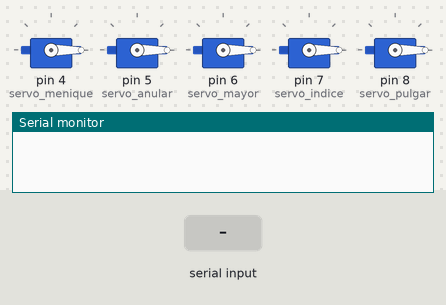
A sketch run on a simulated Arduino Uno, built with avr-gcc and run on an emulated ATmega328P. Shown: 5 × servo, the last lines printed to the serial monitor. The test bench sets the inputs (shaded band).

Above: at 1.2 s.
1.3 s: "90,45," received over Serial
At 1.9 s:
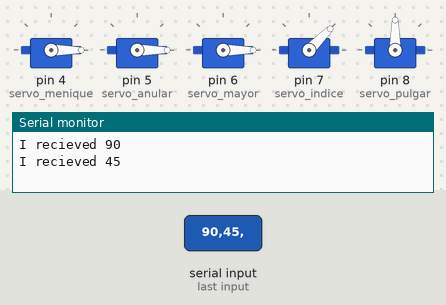
2.8 s: "30,150," received over Serial
At 3.1 s:
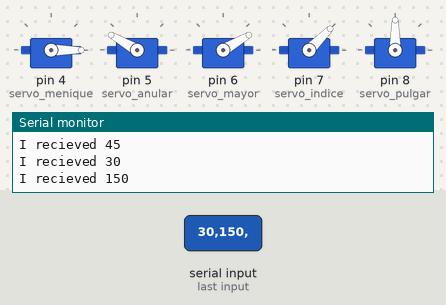
4.3 s: "200," received over Serial
At 5.3 s:
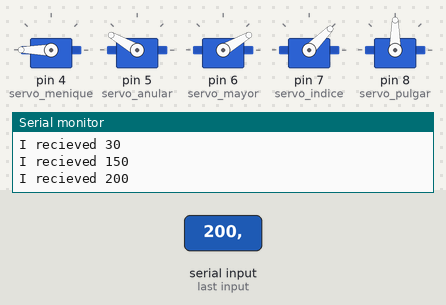
5.8 s: "5," received over Serial
At 6.4 s:
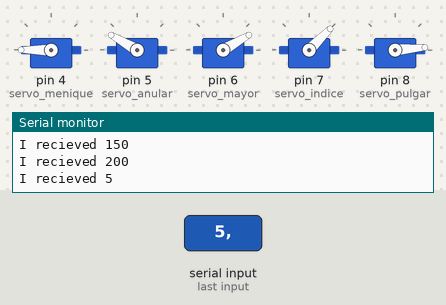
7.3 s: "90," received over Serial
At 7.6 s:
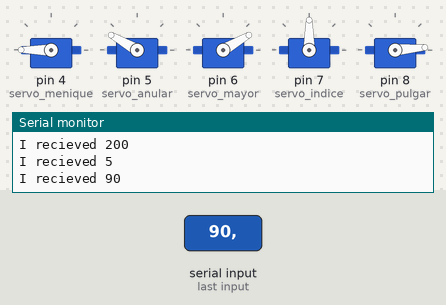
8.8 s: "90,45," received over Serial
At 10.0 s:
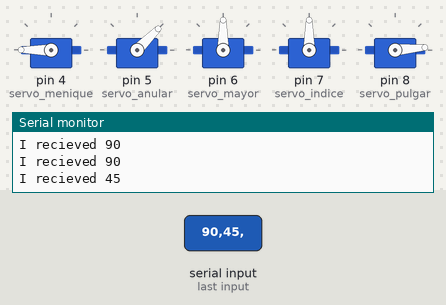
Timing chart, 0 to 11.3 s (numbered marks = the images above; inputs shaded):
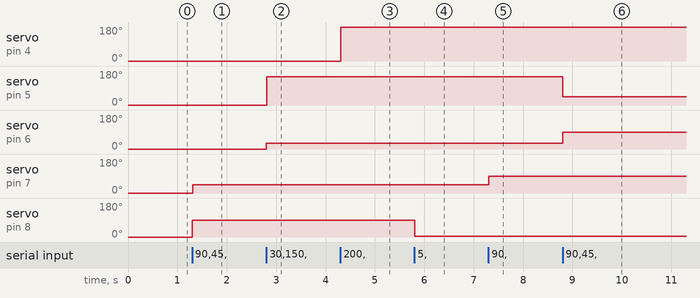

Measured:
- after the input at 1.3 s, servo on pin 7 (servo_indice): 0° → 45° at once; servo on pin 8 (servo_pulgar): 0° → 90° at once
- after the input at 2.8 s, servo on pin 5 (servo_anular): 0° → 150° at once; servo on pin 6 (servo_mayor): 0° → 30° at once
- after the input at 4.3 s, servo on pin 4 (servo_menique): 0° → 180° at once
- after the input at 5.8 s, servo on pin 8 (servo_pulgar): 90° → 5° at once
- after the input at 7.3 s, servo on pin 7 (servo_indice): 45° → 90° at once
- after the input at 8.8 s, servo on pin 5 (servo_anular): 150° → 45° at once; servo on pin 6 (servo_mayor): 30° → 90° at once

The sketch:

TestARD.ino
```cpp
#include <Servo.h>

Servo servo_menique;
Servo servo_anular;
Servo servo_mayor;
Servo servo_indice;
Servo servo_pulgar;

void setup() {
  Serial.begin(9600);
servo_menique.attach(4);
servo_anular.attach(5);
servo_mayor.attach(6);
servo_indice.attach(7);
servo_pulgar.attach(8);
}

int count = 0;
int servo[5] = {0,0,0,0,0};

void loop()
{
  String temp;
   if(Serial.available()>=1)
   {
    if (count == 5)
    {
      count = 0;
      }

    temp=Serial.readStringUntil(',');
    servo[count] = (int) temp.toFloat();
    Serial.print("I recieved ");
    Serial.println(servo[count]);
    count++;
   }
   servo_pulgar.write(servo[0]);
  servo_indice.write(servo[1]);
  servo_mayor.write(servo[2]);
   servo_anular.write(servo[3]);
  servo_menique.write(servo[4]);

}
```
